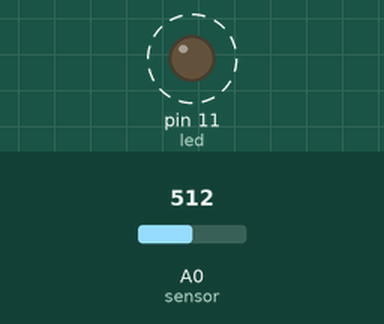
Bench run of a sketch on a simulated Arduino Uno, built with avr-gcc and run on an emulated ATmega328P. On the bench: output pins drawn as LEDs (lit = HIGH). Dashed ring = blinking. Inputs (shaded band) come from the test bench; at power-on: A0 (sensor) = 512.

Above: at 1.8 s.
1.9 s: A0 (sensor) set to 0
At 2.5 s:
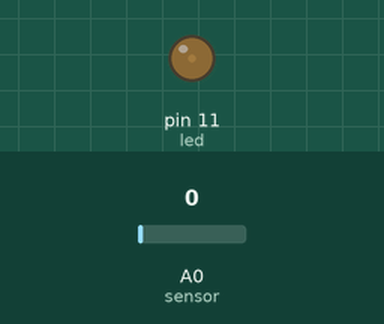
3.6 s: A0 (sensor) set to 122
At 3.9 s:
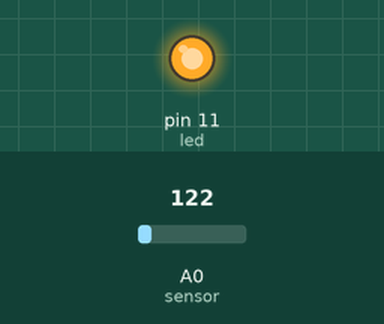
Timing chart, 0 to 13.1 s (numbered marks = the images above; inputs shaded):
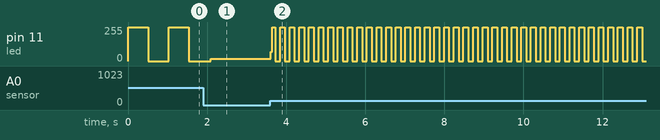

Measured:
- after the input at 3.6 s, pin 11 (led): 18/255 → 69/255 at once, then moves between 0/255 and 255/255, repeating every 0.24 s
- by itself, pin 11 (led): alternates 255/255 for 0.51 s and 0/255 for 0.51 s

The sketch:

10C_Potentiometer.ino
```cpp
const int sensor = 0, led = 11;

void setup() {
  // put your setup code here, to run once:
  pinMode(led, OUTPUT);
}

int sv;
void loop() {
  // put your main code here, to run repeatedly:
  sv = analogRead(sensor);
  digitalWrite(led, HIGH);
  delay(sv);
  digitalWrite(led, LOW);
  delay(sv);
}
```
